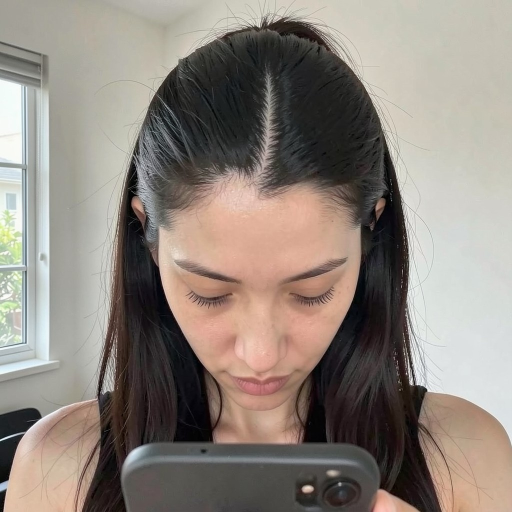
#> input picture seed/consults/2026-10-26-d3856eaf/head-down.jpg, 1024 x 1024 px, found by its file name (shown at 1/2 size)
$ python -i ingest.py   (imports and definitions only)
#> lines starting #> are read from the running program, lines starting #| are printed output that depends on the picture
"""Build data/catalog.json from three hair retailers' public Shopify feeds.

Keeps only products for thinning hair (fill-ins, toppers, hairpieces, headcovers) and classifies
every product photo once, so the agent is only ever offered references the try-on can use:
YouCam's hair transfer rejects a reference with no face (error_no_face).

Run: python -I scripts/ingest.py   (needs SWATCHLESS_ANTHROPIC_API_KEY in .env.local; re-runs reuse cached classifications)
"""
import base64, io, json, os, re, sys, time, urllib.request, concurrent.futures as cf
from PIL import Image, ImageDraw
import anthropic

ROOT = os.path.dirname(os.path.dirname(os.path.abspath(__file__)))
CACHE = os.path.join(ROOT, "tmp", "ingest")
OUT = os.path.join(ROOT, "data", "catalog.json")
# [2 lines not run here, left out]
UA = {"User-Agent": "Mozilla/5.0 (Windows NT 10.0; Win64; x64) AppleWebKit/537.36 (KHTML, like Gecko) Chrome/130.0 Safari/537.36", "Accept": "application/json"}

STORES = [
    {"id": "luxy", "name": "Luxy Hair", "domain": "luxyhair.com",
     "keep": r"Thinning Hair Fill-Ins|Scalp Hair Fill-Ins|Fourth Trimester Fill-Ins"},
    {"id": "halo", "name": "Halo Couture", "domain": "www.halocouture.com",
     "keep": r"Topper|Bangs|Halo Bangs"},
    {"id": "ellenwille", "name": "Ellen Wille", "domain": "www.ellenwille.com",
     "keep": r"Topper|Hairpiece|Power Pieces|Top Power", "types": ["Hair Toppers", "Hairpieces", "Hats/Headcovers"]},
]
KINDS = ["swatch", "front", "back", "side", "product", "composite", "other"]


def fetch_json(url):
    for attempt in range(6):
        try:
            return json.load(urllib.request.urlopen(urllib.request.Request(url, headers=UA), timeout=40))
        except Exception:
            time.sleep(5 * (attempt + 1))
    raise RuntimeError(f"could not fetch {url}")


def products(store):
    # Shopify rate-limits a busy client with 429s; a feed cached earlier the same day is used as-is.
    cached = os.path.join(CACHE, f"feed_{store['id']}.json")
    if os.path.exists(cached):
        return json.load(open(cached, encoding="utf-8"))
    out, page = [], 1
    while True:
        batch = fetch_json(f"https://{store['domain']}/products.json?limit=250&page={page}").get("products", [])
        if not batch:
            return out
        out += batch
        page += 1
        time.sleep(1.5)


# [4 lines left out: function keep, not called in this run]


def thumb(src):
    name = re.sub(r"[^A-Za-z0-9._-]", "_", src.split("?")[0].split("/")[-1])
    path = os.path.join(CACHE, name if name.endswith(".jpg") else name + ".jpg")
    if not os.path.exists(path):
        url = src + ("&" if "?" in src else "?") + "width=240"
        data = urllib.request.urlopen(urllib.request.Request(url, headers=UA), timeout=40).read()
        Image.open(io.BytesIO(data)).convert("RGB").save(path, quality=85)
    return path


def app_api_key():
    """The project's own key from .env.local, never an inherited ANTHROPIC_API_KEY (which may be a tool's session credential)."""
    env = {}
    path = os.path.join(ROOT, ".env.local")
    if os.path.exists(path):
        for line in open(path, encoding="utf-8"):
            if "=" in line and not line.startswith("#"):
                k, v = line.split("=", 1)
                env[k.strip()] = v.strip()
    key = env.get("SWATCHLESS_ANTHROPIC_API_KEY", "")
    if not key.startswith("sk-ant-"):
        sys.exit("Set SWATCHLESS_ANTHROPIC_API_KEY in .env.local to an Anthropic API key created for this project.")
    return key


# [1 line that did not run here, left out]
PROMPT = (
    "Each numbered tile is a photo from a hair product listing. Classify every tile as one of: "
    "swatch (close-up of hair texture only, no person), front (a person facing the camera, whole face visible), "
    "side (a person in profile or three-quarter, face partly visible), back (back of a head, no face), "
    "product (the hairpiece on a mannequin or flat, packaging, no person), composite (several photos or "
    "a before/after split in one tile, or text-heavy graphics), other. "
    'Return JSON only: {"tiles": [{"i": <n>, "kind": "<kind>"}]} with one entry per tile.'
)


# [38 lines left out: functions classify, shade_of, not called in this run]


labels_path = os.path.join(CACHE, "labels.json")
# [1 line not run here, left out]
catalog = {"generated": time.strftime("%Y-%m-%d"), "stores": [], "products": []}


# [12 lines left out: function label_all, not called in this run]

# [26 lines not run here, left out]

# Luxy photographs every shade on several people across its lines (Seamless, Classic, Halo, tape-ins).
# A shade's references include all of them, so a fill-in can be shown through any photo of a person
# wearing that exact shade, not only the few photos on the fill-in's own page.
LINES = r"\s+(Clip-Ins|Clip-In|Halo|Effortless|Thinning|Scalp|Fourth|Seamless|Classic|Ponytail|Ponytails|Tape|Sample|Fill-Ins|Hidden|Volume|Bundle|Set|Hair|Curtain|Bangs)\b"


# [4 lines left out: function luxy_shade, not called in this run]


def dhash(src, size=16):
#> called with size = 16
    im = Image.open(thumb(src)).convert("L").resize((size + 1, size))
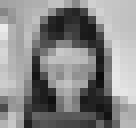
#> im: PIL image 17x16 L (shown 8 times larger); min 12, max 234, mean 134.6
    px = list(im.get_flattened_data()) if hasattr(im, "get_flattened_data") else list(im.getdata())
#> px = 272 values, max 234 at index 51, min 12 at index 165, mean 134.6
    return sum(1 << i for i in range(size * size) if px[(i // size) * (size + 1) + i % size] > px[(i // size) * (size + 1) + i % size + 1])


# [1 line that did not run here, left out]
# [1 line not run here, left out]
# Luxy reuses lifestyle photos across shades, so a photo filed under a shade may show someone wearing another.
# Only a person photo that appears (by perceptual hash) under exactly one shade is trusted as that shade.
# [1 line that did not run here, left out]
groups = []  # [hash, set of shades, [srcs]]
# [9 lines not run here, left out]
pool = {}
# [16 lines not run here, left out]
ps = catalog["products"]
# [2 lines not run here, left out]

>>> result = dhash('../seed/consults/2026-10-26-d3856eaf/head-down.jpg')
#> result = 68706712070647120964732221260449112193408985523158020312153895179181709392256

$ run again, on seed/consults/2026-10-26-d3856eaf/render-2.jpg
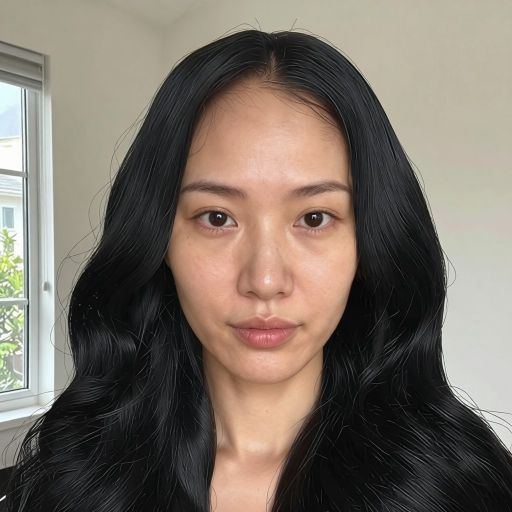
#> input picture seed/consults/2026-10-26-d3856eaf/render-2.jpg, 1024 x 1024 px, found by its file name (shown at 1/2 size)
#> in dhash, `im = Image.open(thumb(src)).convert("L").resize((size + 1, size))`:
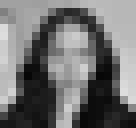
#> im: PIL image 17x16 L (shown 8 times larger); min 7, max 220, mean 112.8
#> px = 272 values, max 220 at index 68, min 7 at index 156, mean 112.8
#> result = 102720533996779607281783264724147872014801354099808066660735139378797502015626
